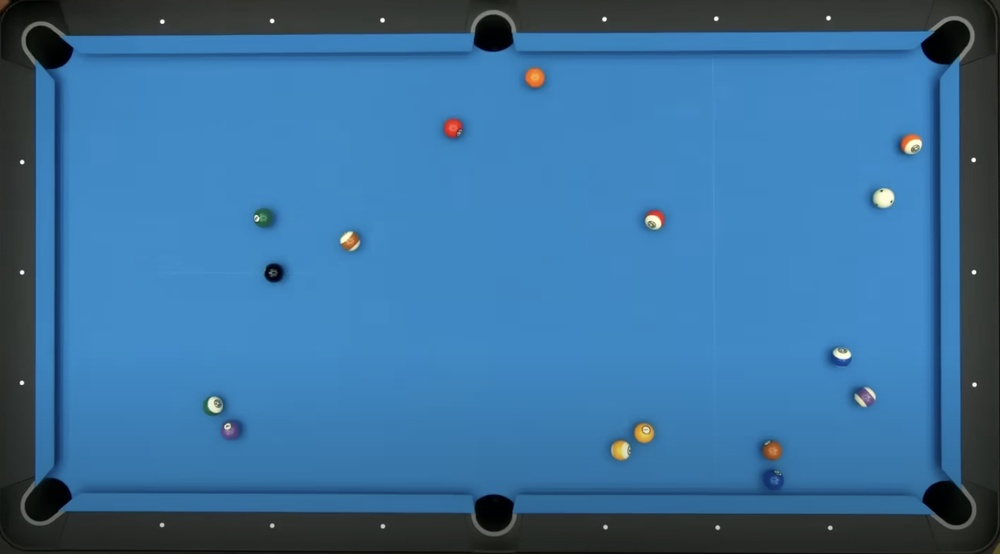
#> input picture analyzer_table/input/first.jpeg, 1000 x 554 px, shrunk from 1510 x 836 before the run; its folder holds only this picture in this run
$ python -i detect_table.py   (imports and definitions only)
#> lines starting #> are read from the running program, lines starting #| are printed output that depends on the picture
### analyzer_table/detect_ball/Debugger.py
"""
A simple, color-coded logger for debugging the analysis pipeline.

This module provides a static 'Debugger' class that allows for logging
messages with different severity levels (DEBUG, WARN, ERROR), each displayed
in a distinct color. The logging can be globally enabled or disabled by setting
the DEBUG_MODE flag.

Note:
    This is a basic implementation and is not a substitute for a full-featured
    logging library like Python's `logging` module. It lacks runtime
    configurability, log levels, and different output handlers.
"""

# Global flag to enable or disable debug logging across the application.
DEBUG_MODE = True


class Debugger:
    """
    A static class providing color-coded logging methods for console output.
    """

    # ANSI escape codes for terminal colors
    GREEN = "\033[92m"
    YELLOW = "\033[93m"
    RED = "\033[91m"
    RESET = "\033[0m"

    @staticmethod
    def log(message: str) -> None:
        """
        Prints a green [DEBUG] message to the console if DEBUG_MODE is True.

        Args:
            message: The message to be logged.
        """
        if DEBUG_MODE:
            print(f"{Debugger.GREEN}[DEBUG]{Debugger.RESET} {message}")

    # [21 lines left out: functions warn, error, not called in this run]

### analyzer_table/detect_ball/detect_table.py
"""
Detects the rectangular boundaries of a pool table in an image.

This module uses computer vision techniques to find the main horizontal and
vertical lines in an image, which are then used to define the rectangle
representing the pool table's playing surface.
"""

from typing import Optional, Union

import cv2
import numpy as np

from analyzer_table.detect_ball.Debugger import Debugger
from analyzer_table.launcher_helper.json_models import Rectangle

# --- Constants for Computer Vision Parameters ---
# These values may require tuning for different lighting or camera conditions.

# Gaussian Blur parameters
GAUSSIAN_BLUR_KERNEL_SIZE = (5, 5)
GAUSSIAN_BLUR_SIGMA_X = 1.2

# Canny Edge Detection parameters
CANNY_LOWER_THRESHOLD = 50
CANNY_UPPER_THRESHOLD = 150

# Hough Line Transform parameters
HOUGH_RHO_RESOLUTION = 1  # pixels
HOUGH_THETA_RESOLUTION = np.pi / 180  # radians
HOUGH_VOTE_THRESHOLD = 120
HOUGH_MIN_LINE_LENGTH = 100
HOUGH_MAX_LINE_GAP = 30

# Angle thresholds for classifying lines as horizontal or vertical
HORIZONTAL_ANGLE_THRESHOLD = 10  # degrees
VERTICAL_ANGLE_RANGE = (80, 100)  # degrees


def find_table_rectangle(image_source: Union[str, np.ndarray]) -> Optional[Rectangle]:
    """
    Finds the largest rectangle in an image, likely corresponding to the pool table.

    The process involves these steps:
    1.  Convert the image to grayscale and apply a Gaussian blur.
    2.  Use the Canny edge detector to find edges.
    3.  Use the Hough Line Transform to detect straight lines in the edge map.
    4.  Filter lines into horizontal and vertical groups based on their angle.
    5.  Determine the outermost lines from each group to form the rectangle.

    Args:
        image_source: Either a file path to an image or a numpy array
                      representing an image in BGR format.

    Returns:
        A Rectangle object defining the table boundaries, or None if a rectangle
        cannot be reliably detected.
    """
#> called with image_source = '../input/first.jpeg'
    if isinstance(image_source, str):
        Debugger.log(f"🖼  Loading image from path: {image_source}")
        image = cv2.imread(image_source)
#> image is the input picture: shape (554, 1000, 3); mean B, G, R 155.4, 111.7, 58.2
        if image is None:
            Debugger.error(f"❌ Failed to load image from {image_source}")
            return None
    else:
        image = image_source
        Debugger.log("🧠 Received image object directly for rectangle detection")

    gray_image = cv2.cvtColor(image, cv2.COLOR_BGR2GRAY)
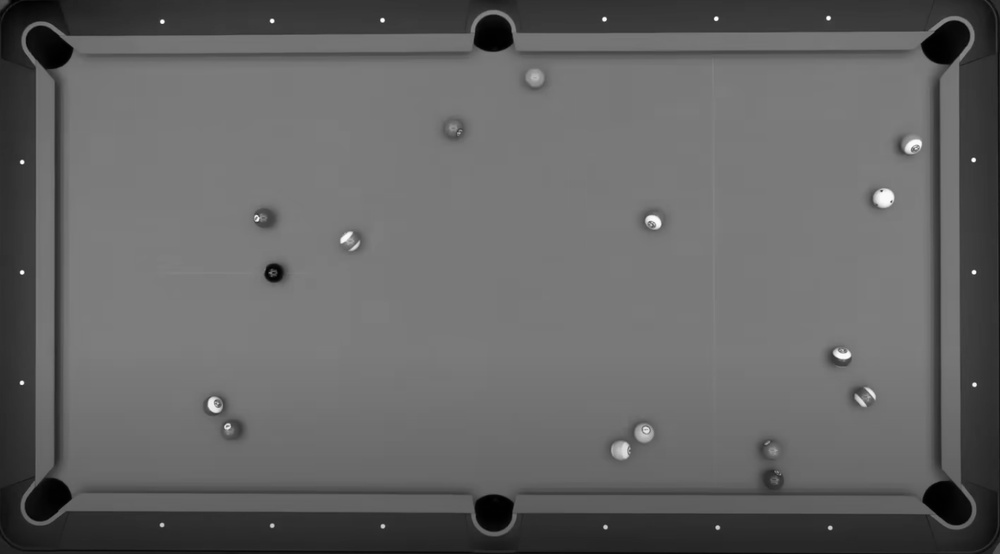
#> gray_image: shape (554, 1000); min 0, max 255, mean 100.7
    blurred_image = cv2.GaussianBlur(
        gray_image, GAUSSIAN_BLUR_KERNEL_SIZE, GAUSSIAN_BLUR_SIGMA_X
    )
    edges = cv2.Canny(blurred_image, CANNY_LOWER_THRESHOLD, CANNY_UPPER_THRESHOLD)
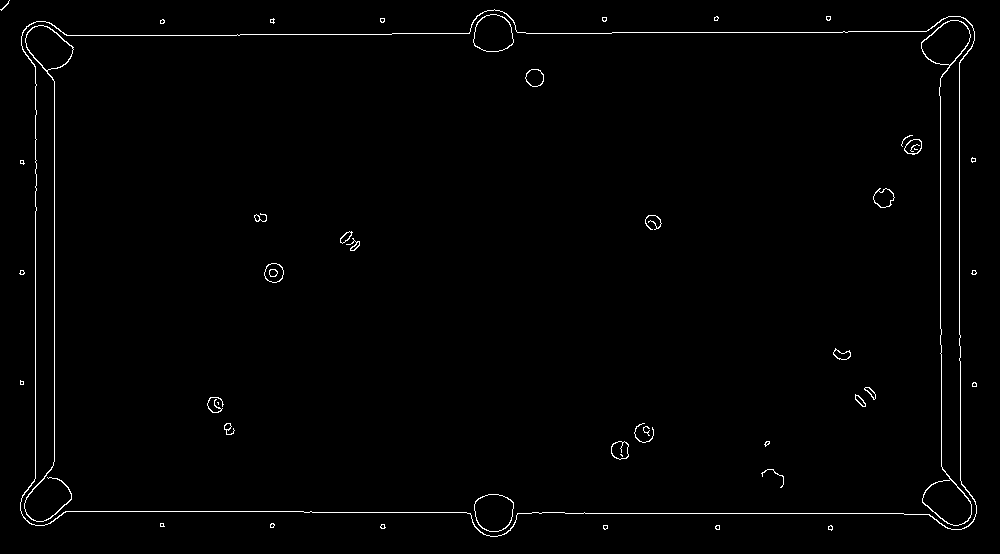
#> edges: shape (554, 1000); 1.1% white in thin lines or dots

    lines = cv2.HoughLinesP(
        edges,
        rho=HOUGH_RHO_RESOLUTION,
        theta=HOUGH_THETA_RESOLUTION,
        threshold=HOUGH_VOTE_THRESHOLD,
        minLineLength=HOUGH_MIN_LINE_LENGTH,
        maxLineGap=HOUGH_MAX_LINE_GAP,
    )
#> lines = [[35, 487, 35, 58], [512, 513, 903, 513], [54, 478, 54, 68], [959, 360, 959, 54], [940, 353, 940, 64], [57, 511, 311, 511], [612, 32, 847, 32], [304, 512, 475, 512], [58, 35, 239, 35], [237, 34, 391, 34], [960, 490, 960, 335], [941, 481, 941, 329]]

    if lines is None:
        Debugger.warn("⚠️ No lines detected in image — cannot find rectangle.")
        return None

    horizontals = []
    verticals = []
    for line in lines:
        x1, y1, x2, y2 = line[0]
        angle = np.degrees(np.arctan2(y2 - y1, x2 - x1))
        if abs(angle) < HORIZONTAL_ANGLE_THRESHOLD:
            horizontals.append((y1 + y2) / 2)
        elif VERTICAL_ANGLE_RANGE[0] < abs(angle) < VERTICAL_ANGLE_RANGE[1]:
            verticals.append((x1 + x2) / 2)
#> this loop made 12 passes
#> (x1, y1, x2, y2, angle) on passes 1 to 12: (35, 487, 35, 58, -90), (512, 513, 903, 513, 0), (54, 478, 54, 68, -90), (959, 360, 959, 54, -90), (940, 353, 940, 64, -90), (57, 511, 311, 511, 0), (612, 32, 847, 32, 0), (304, 512, 475, 512, 0), (58, 35, 239, 35, 0), (237, 34, 391, 34, 0), (960, 490, 960, 335, -90), (941, 481, 941, 329, -90)
#> after the loop, horizontals = [513, 511, 32, 512, 35, 34]; verticals = [35, 54, 959, 940, 960, 941]

    if len(horizontals) < 2 or len(verticals) < 2:
        Debugger.warn("⚠️ Not enough horizontal/vertical lines to define a rectangle.")
        return None

    horizontals.sort()
    verticals.sort()

    top_y = int(horizontals[0])
#> top_y = 32
    bottom_y = int(horizontals[-1])
#> bottom_y = 513
    left_x = int(verticals[0])
#> left_x = 35
    right_x = int(verticals[-1])
#> right_x = 960

    Debugger.log(
        f"✅ Rectangle edges found: left={left_x}, right={right_x}, "
        f"top={top_y}, bottom={bottom_y}"
    )

    return Rectangle(
        top_left=(left_x, top_y),
        top_right=(right_x, top_y),
        bottom_left=(left_x, bottom_y),
        bottom_right=(right_x, bottom_y),
    )

>>> result = find_table_rectangle('../input/first.jpeg')
